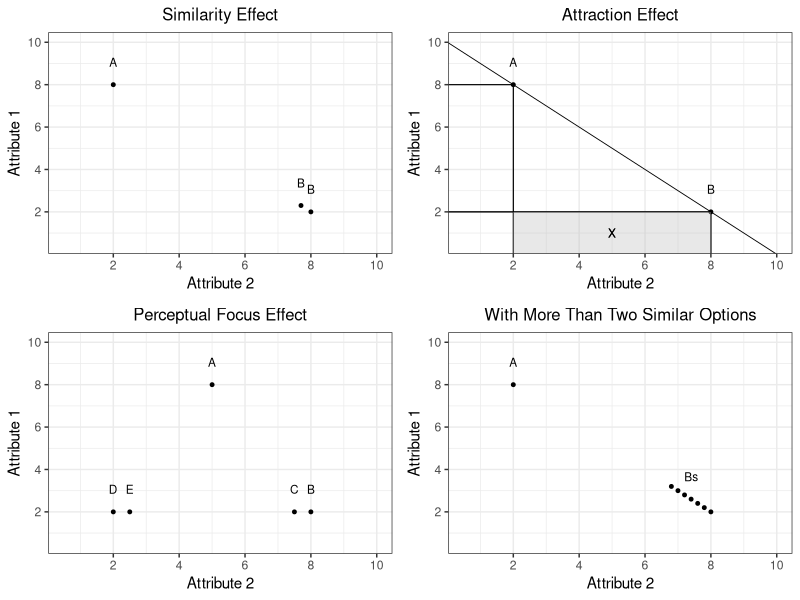

Here is the R script that generated this plot:
library(ggplot2)
library(gridExtra)
library(grid)
library(lattice)


dt <- data.frame(x = c(2, 8),
                 y = c(8, 2),
                 name = c("A","B"))

#only 2 choices
a <- ggplot(dt, aes(x,y)) + 
  geom_point(size = 1) +
  theme_bw() + 
  scale_x_continuous(limits = c(0.5,10), breaks = c(2,4,6,8,10)) +
  scale_y_continuous(limits = c(0.5,10), breaks = c(2,4,6,8,10)) +
  geom_text(aes(label = name), vjust = -2, size = 3) + 
  labs(x = "Attribute 2", y = "Attribute 1", title = "Two Options in Two-attributes Context") +
  theme(plot.title = element_text(size = 12, hjust = 0.5))

  
#similarity effect
dt1 <- data.frame(x = c(2, 8, 7.7),
                 y = c(8, 2, 2.3),
                 name = c("A","B","B"))
b <- ggplot(dt1, aes(x,y)) + 
  geom_point(size = 1) +
  theme_bw() + 
  scale_x_continuous(limits = c(0.5,10), breaks = c(2,4,6,8,10)) +
  scale_y_continuous(limits = c(0.5,10), breaks = c(2,4,6,8,10)) +
  geom_text(aes(label = name), vjust = -2, size = 3) + 
  labs(x = "Attribute 2", y = "Attribute 1", title = "Similarity Effect") +
  theme(plot.title = element_text(size = 12, hjust = 0.5)) 


#perceptual focus effect
dt2 <- data.frame(x = c(2, 2.5, 5, 7.5, 8),
                  y = c(2, 2, 8, 2, 2),
                  name = c("D", "E", "A", "C", "B"))
d <- ggplot(dt2, aes(x,y)) + 
  geom_point(size = 1) +
  theme_bw() + 
  scale_x_continuous(limits = c(0.5,10), breaks = c(2,4,6,8,10)) +
  scale_y_continuous(limits = c(0.5,10), breaks = c(2,4,6,8,10)) +
  geom_text(aes(label = name), vjust = -2, size = 3) + 
  labs(x = "Attribute 2", y = "Attribute 1", title = "Perceptual Focus Effect") +
  theme(plot.title = element_text(size = 12, hjust = 0.5)) 



#outlier effect
dt3 <- data.frame(x = c(2,6.8,7,7.2,7.4,7.6,7.8,8),
                  y = c(8,3.2,3,2.8,2.6,2.4,2.2,2),
                  name = c("A","","","","Bs","","",""))
e <- ggplot(dt3, aes(x,y)) + 
  geom_point(size = 1) +
  theme_bw() + 
  scale_x_continuous(limits = c(0.5,10), breaks = c(2,4,6,8,10)) +
  scale_y_continuous(limits = c(0.5,10), breaks = c(2,4,6,8,10)) +
  geom_text(aes(label = name), vjust = -2, size = 3) + 
  labs(x = "Attribute 2", y = "Attribute 1", title = "With More Than Two Similar Options") +
  theme(plot.title = element_text(size = 12, hjust = 0.5)) 


# 2 choices with lines and shades
c <- ggplot(dt, aes(x,y)) + 
  geom_point(size = 1) +
  theme_bw() + 
  scale_x_continuous(limits = c(0.5,10), breaks = c(2,4,6,8,10)) +
  scale_y_continuous(limits = c(0.5,10), breaks = c(2,4,6,8,10)) +
  geom_text(aes(label = name), vjust = -2, size = 3) + 
  labs(x = "Attribute 2", y = "Attribute 1", title = "Attraction Effect") +
  theme(plot.title = element_text(size = 12, hjust = 0.5)) +
  geom_abline(intercept = 10, slope = -1, size = 0.3) + 
  geom_segment(y = 0, yend = 8, x = 2, xend = 2, size = 0.3) +
  geom_segment(y = 2, yend = 2, x = 0, xend = 8, size = 0.3) + 
  geom_segment(y = 8, yend = 8, x = 0, xend = 2, size = 0.3) + 
  geom_segment(y = 0, yend = 2, x = 8, xend = 8, size = 0.3) +
  #geom_text(x=8.5, y=0.5, label="Y", size = 6)
  geom_rect(xmin = 2, xmax = 8, ymin = 0, ymax = 2, fill = "gray", alpha = 0.2) +
  geom_text(x=5, y=1, label="X", size = 3) 

grid.arrange(b,c,d,e, ncol = 2)
